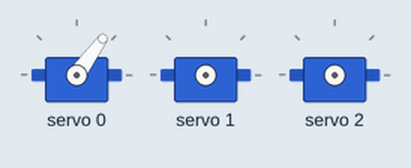
This sketch was run on a simulated Arduino Uno, built with avr-gcc and run on an emulated ATmega328P. On the bench: 3 × servo. What the sketch prints to the serial monitor is not drawn.

Above: at 0.05 s.
At 3.0 s:
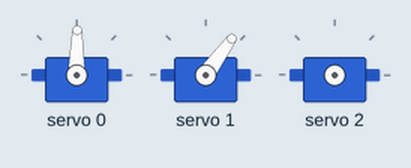
At 4.5 s:
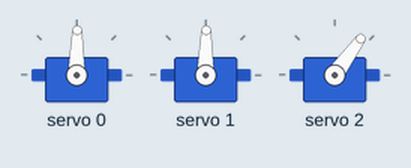
At 6.0 s:
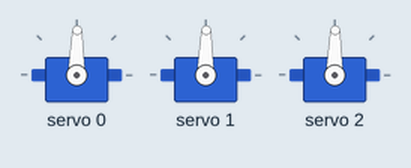
Timing chart, 0 to 7.8 s (numbered marks = the images above):
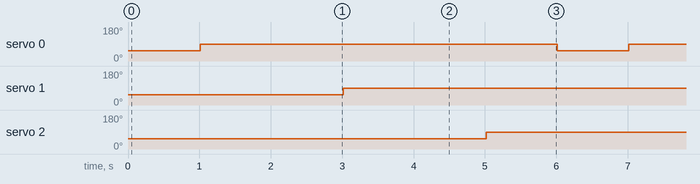

The sketch:

ServoI2C_test1.ino
```cpp
#include <Wire.h>
#include <Adafruit_PWMServoDriver.h>

Adafruit_PWMServoDriver pwm = Adafruit_PWMServoDriver();

#define SERVOMIN  150
#define SERVOMAX  600
#define SERVO_FREQ 50

uint8_t servonum = 0;

void setup() {
  Serial.begin(9600);
  Serial.println("8 channel Servo test!");

  pwm.begin();
  pwm.setOscillatorFrequency(27000000);
  pwm.setPWMFreq(SERVO_FREQ);

  delay(10);
}

void setServoPulse(uint8_t n, double pulse) {
  double pulselength;

  pulselength = 1000000;
  pulselength /= SERVO_FREQ;
  pulselength /= 4096;
  pulse *= 1000000;
  pulse /= pulselength;
  pwm.setPWM(n, 0, pulse);
}

void loop() {
  // Set servo to 135 degrees
  pwm.setPWM(servonum, 0, map(30, 0, 180, SERVOMIN, SERVOMAX));
  delay(1000); // Adjust delay as needed

  // Set servo back to 45 degrees
  pwm.setPWM(servonum, 0, map(60, 0, 180, SERVOMIN, SERVOMAX));
  delay(1000); // Adjust delay as needed

  servonum++;
  if (servonum > 2) servonum = 0; // Testing the first 8 servo channels
}
```

Measured:
- by itself, servo 0–2: alternates 89° for 5.0 s and 54° for 1.0 s
